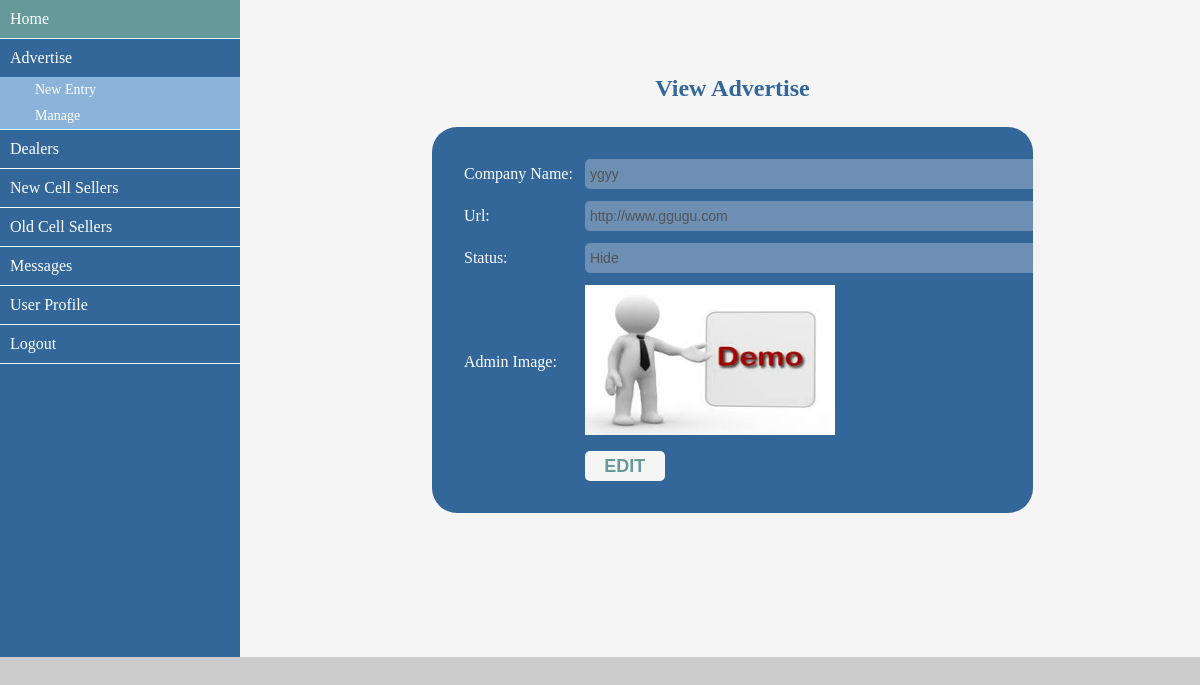
The page /admin/view_advertise.php?v=19 (signed in) on the database its author committed.
### tables this page shows
CREATE TABLE `md_advertise` (
  `id` int(10) NOT NULL,
  `company` varchar(40) NOT NULL,
  `url` varchar(255) NOT NULL,
  `status` varchar(20) NOT NULL,
  `image` varchar(100) NOT NULL
);

### admin/database.php (called while the page is built, shortened)
<?php
	$dbHost = "localhost";
	$dbUser = "root";
	$dbPass = "";
	$dbName = "db_md";
	$con = mysqli_connect($dbHost,$dbUser,$dbPass,$dbName);
	function selectData($query) {
		global $con;
		if ($con) {
			$result = mysqli_query($con,$query);
			if ($result) {
				return mysqli_fetch_assoc($result);
			} else {
				return false;
			}
		} else {
			echo "Database connection failed";
		}
	}
?>

### admin/view_advertise.php (the view)
<?php include_once('admin_sidebar.php'); ?>
		<div class="content">
			<div class="form_title cen">
				<h2 style="margin-top: 75px;">View Advertise</h2>
			</div>
			<div class="product_form">
			<?php
				$id = $_GET['v'];
				$query = "SELECT * FROM md_advertise WHERE id='$id'";
				$result = selectData($query);
			?>
				<table>
					<tr>
						<td>Company Name:</td>
						<td><input type="text" value="<?= $result['company']; ?>" disabled style="width: 180%;"></td>
					</tr>
					<tr>
						<td>Url:</td>
						<td><input type="text" value="<?= $result['url']; ?>" disabled style="width: 180%;"></td>
					</tr>
					<tr>
						<td>Status:</td>
						<td><input type="text" value="<?= $result['status']; ?>" disabled style="width: 180%;"></td>
					</tr>
					<tr>
						<td>Admin Image:</td>
						<td><img src="<?= $result['image']; ?>" style="width: 250px; height: 150px;"></td>
					</tr>
					<tr>
						<td></td>
						<td class="btn"><a href="edit_advertise.php?e=<?= $result['id']; ?>"><input type="submit" value="EDIT"></a></td>
					</tr>
				</table>
			</div>
		</div>
	</div>
</body>
</html>

### admin/assets/css/style.css (style rules this page uses)
* { margin: 0px; padding: 0px; outline: 0; }
body { font-family: verdana; background-color: #ccc; }
a { text-decoration: none; }
.container .content { width: 80%; float: left; background-color: whitesmoke; height: 657px; }
.content .form_title { width: 60%; float: left; }
.form_title h2 { margin-top: 50px; padding-left: 25px; color: #336699; }
.content .product_form { width: 60%; margin-left: 20%; float: left; background-color: #336699; margin-top: 25px; padding-top: 25px; padding-bottom: 25px; padding-left: 25px; color: white; border-radius:25px; }
.product_form td { padding: 5px; }
.product_form input,select { width: 340px; height: 30px; font-size: 14px; border-radius: 5px; border: none; padding-left: 5px; }
.btn input { width: 80px; font-size: 18px; background-color: whitesmoke; color: #669999; cursor: pointer; padding: 2px; font-weight: bold; }
.content .cen { width: 100%; float: left; }
.cen h2 { text-align: center; }

### rows shown on the page
md_advertise: company "ygyy", url "http://www.ggugu.com", status "Hide", image (picture)
